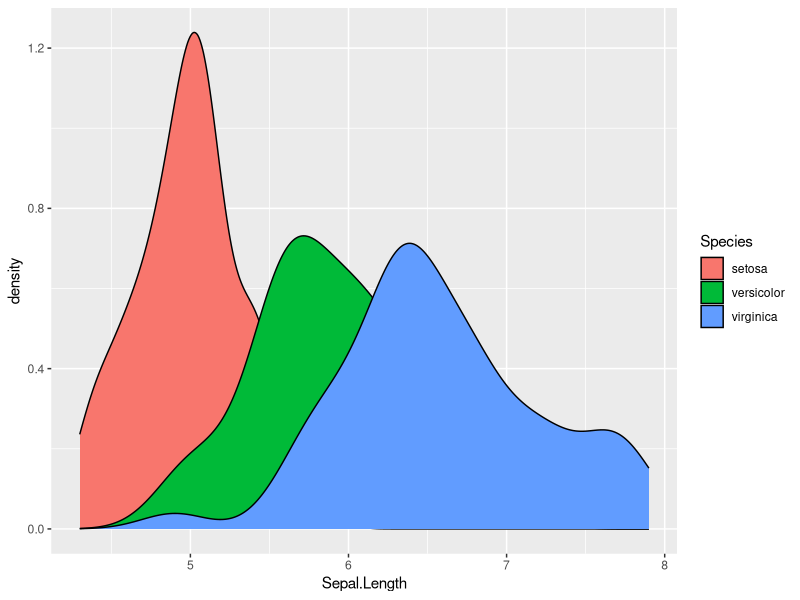

Write R code to recreate this figure.
## ---- chunk 1
knitr::opts_chunk$set(echo = TRUE)
## ---- chunk 2
"angka" == "Angka"
## ---- chunk 3
"angka" == "angka"
## ---- chunk 4
# ini adalah komentar
# 1 + 1
## ---- chunk 5
# ini adalah komentar
1 + 1
## ---- chunk 6
help("mean")
## ---- chunk 7
?mean
## ---- chunk 8
print('Hello World')
## ---- chunk 9
print('1 + 1 sama dengan')
1 + 1

print('2 - 3 sama dengan')
2 - 3

print('8/3 sama dengan')
8/3

print('9 * 0.5 sama dengan')
9*0.5

print('6 ^ 9 sama dengan')
6^9

print('9 %% 3')
9%%3
## ---- chunk 10
numbers = c(1:7)
numbers
## ---- chunk 11
number <- 24

print(number)
print(number + 2)
## ---- chunk 12
name <- 'John'

print(paste('Nama saya', name, 'umur saya', number - 2, 'tahun'))
## ---- chunk 13
name1 <- 'John' # tapi ini yang disarankan untuk di pake, RStyle
name2 = 'John'
name3 <<- 'John'
'John' -> name4
## ---- chunk 14
food1 <- 'banana'
food2 <- 'orange'
food3 <- 'grape'

print(food1)
print(food2)
print(food3)
## ---- chunk 15
# lebih baik di tulis seperti ini

foods = c('banana', 'orange', 'grape')
print(foods)
## ---- chunk 16
x = 4
y = 9

x < y
y <= x
## ---- chunk 17
x > y
y >= x
## ---- chunk 18
x == y
y != x
## ---- chunk 19
nilai <- 70
if(nilai > 70){
    print('Anda lulus ujian')
}
## ---- chunk 20
nilai <- 70
if(nilai > 70){
    print('Anda lulus ujian')
} else{
  print('anda tidak lulus ujian')
}
## ---- chunk 21
nilai <- 70
if(nilai > 70){
    print('anda lulus ujian')
} else if( nilai == 70){
    print('anda tidak lulus ujian, tapi boleh remedian')
} else{
    print('anda tidak lulus ujian')
}
## ---- chunk 22
print(paste('9*1 =', 9*1))
print(paste('9*2 =', 9*2))
print(paste('9*3 =', 9*3))
print(paste('9*4 =', 9*4))
print(paste('9*5 =', 9*5))
print(paste('9*6 =', 9*6))
print(paste('9*7 =', 9*7))
print(paste('9*8 =', 9*8))
print(paste('9*9 =', 9*9))
print(paste('9*10 =', 9*10))
## ---- chunk 23
numbers <- c(1:10)

for(i in numbers){
    print(paste0('9*', i, ' = ', 9*i))
}

## ---- chunk 24
numbers = c(1:10)
perkalian = c()
perkalian
## ---- chunk 25
for(i in numbers){
    perkalian[i] = 9*i
}
perkalian
## ---- chunk 26
numbers = c(1:10)
perkalian = c()
for(i in numbers){
  perkalian[i] = 9*i
  if(i == 5){
    break
  }
}
perkalian
## ---- chunk 27
numbers = c(1:10)
perkalian = c()
for(i in numbers){
  if(i == 5){
    next
  }
  perkalian[i] = 9*i
}
perkalian
## ---- chunk 28
numbers <- c(1:10)
for(i in numbers){
    if(i %% 2 == 0){
        print(paste(i, 'adalah bilangan genap'))
    } else{
        print(paste(i, 'adalah bilangan ganjil'))
    }
}
## ---- chunk 29
hay <- function(){
  print('hello')
}
## ---- chunk 30
luas_segitiga <- function(alas, tinggi){
  1/2 * alas * tinggi
}

luas_segitiga(5, 9)
## ---- chunk 31
luas_segitiga <- function(alas = 2, tinggi = 4){
  1/2 * alas * tinggi
}
luas_segitiga()
## ---- chunk 32
library(ggplot2)
## ---- chunk 33
ggplot(iris, aes(Sepal.Length, fill = Species)) +
  geom_density()
